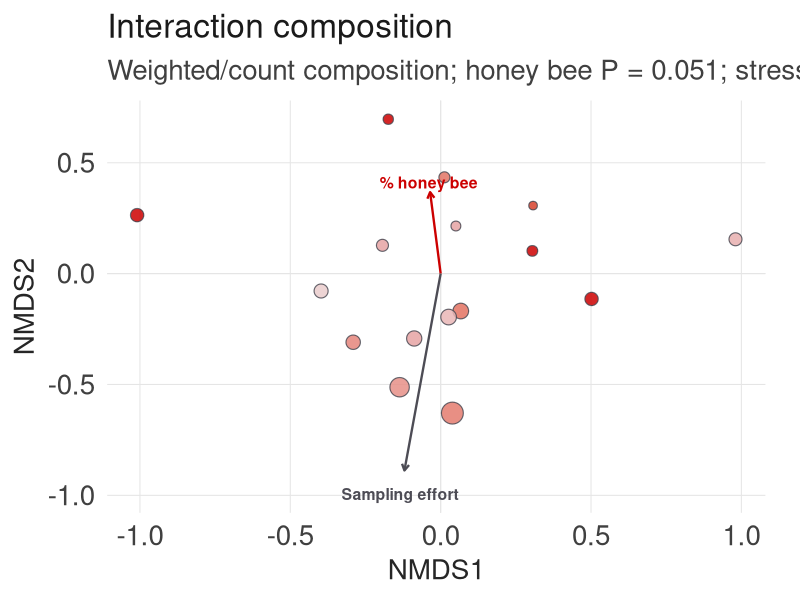
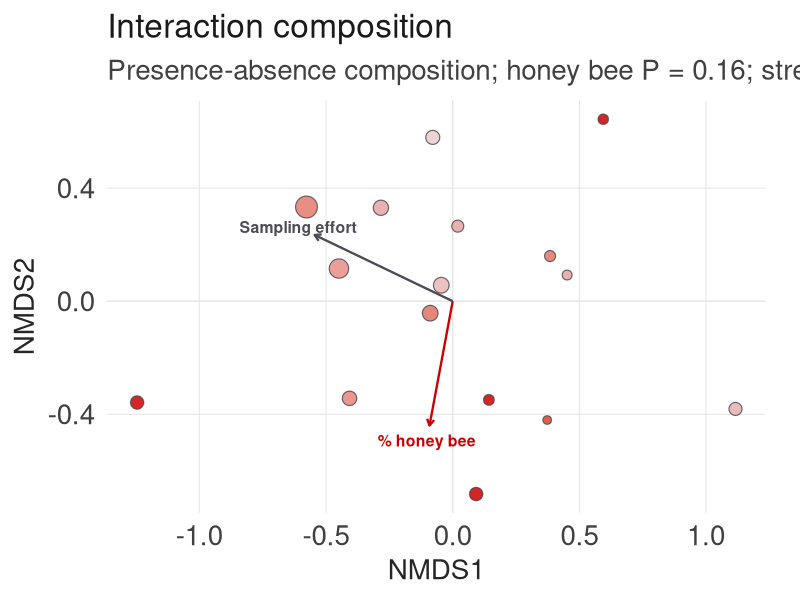
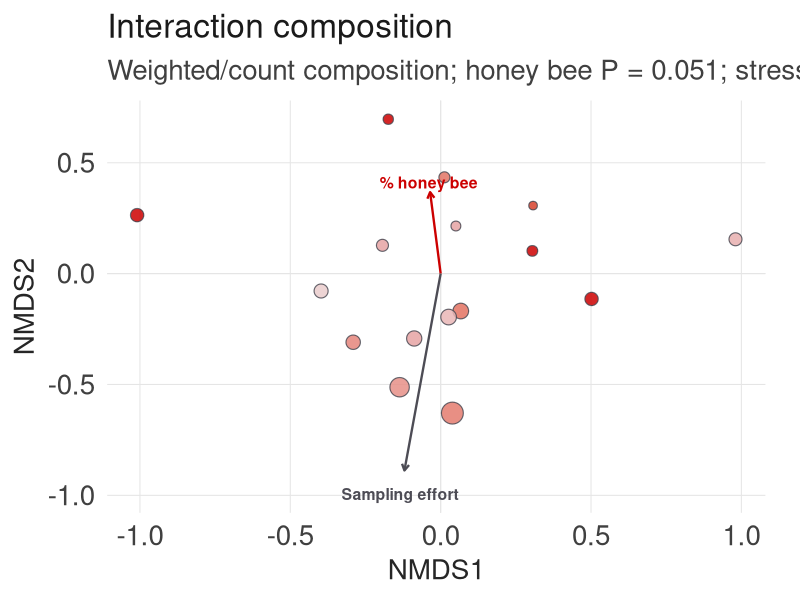
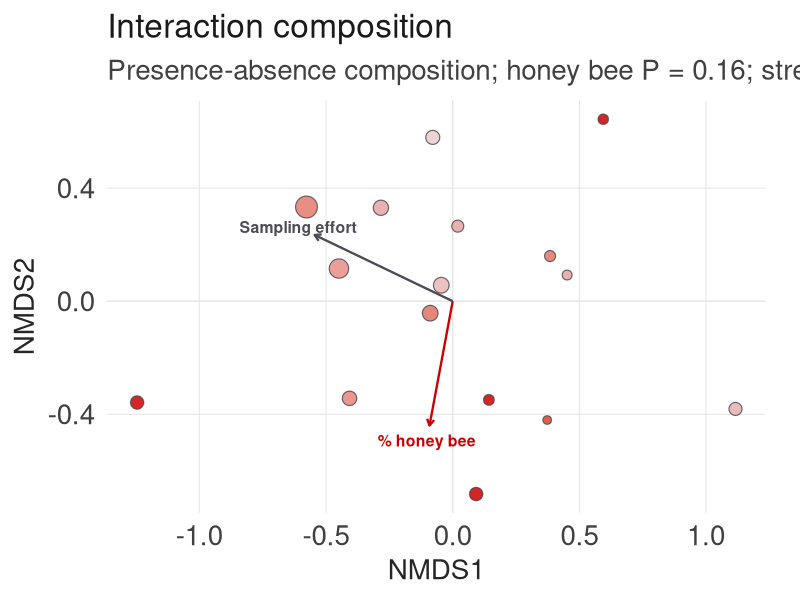

These charts were generated, in order, by the following R code:
# Purpose: Test whether plant-pollinator interaction composition varies
# with park-level honey bee relative abundance.
#
# Question:
#   Do parks with higher Apis mellifera relative abundance have different
#   plant-pollinator interaction composition?
#
# Approach:
#   Treat each plant x pollinator pair as an "interaction species".
#   Build a park x interaction matrix.
#   Test composition using Bray-Curtis dissimilarity and PERMANOVA.
#
# This script runs two versions:
#   1. Weighted/count composition:
#        cells = number of observations of each plant x pollinator interaction
#   2. Binary/presence-absence composition:
#        cells = 1 if interaction was observed in a park, 0 otherwise
#
# Filter:
#   Only parks with at least 10 unique plant-pollinator links are included.
#
# Inputs:
#   ../Data/interactions_data_4_4_2025.csv
#   ../Output/ApisRelAbund.csv
#   ../Output/park_level_network_metrics.csv
#
# Outputs:
#   ../Output/interaction_composition_matrix.csv
#   ../Output/interaction_composition_matrix_filtered_ge10_links_weighted.csv
#   ../Output/interaction_composition_matrix_filtered_ge10_links_binary.csv
#   ../Output/interaction_composition_metadata_filtered_ge10_links.csv
#   ../Output/interaction_composition_permanova_weighted.csv
#   ../Output/interaction_composition_permanova_binary.csv
#   ../Output/interaction_composition_dispersion_test_weighted.txt
#   ../Output/interaction_composition_dispersion_test_binary.txt
#   ../Output/interaction_composition_envfit_weighted.txt
#   ../Output/interaction_composition_envfit_binary.txt
#   ../Output/interaction_composition_envfit_vectors_weighted.csv
#   ../Output/interaction_composition_envfit_vectors_binary.csv
#   ../Output/interaction_composition_nmds_weighted_poster.png
#   ../Output/interaction_composition_nmds_binary_poster.png
#   ../Output/interaction_composition_links_correlated_with_honeybee_weighted.csv
#   ../Output/interaction_composition_links_correlated_with_honeybee_binary.csv

# 0. Packages ####

library(tidyverse)
library(vegan)
library(broom)
library(stringr)

# 0.1 Plot style and colors ####

fau_blue <- "#003366"
fau_red <- "#CC0000"
fau_gray <- "#CCCCCC"
fau_dark_gray <- "#4D4C55"

hb_low <- "#E8E8E8"
hb_mid <- "#E6A3A3"
hb_high <- fau_red
hb_ramp <- c(hb_low, hb_mid, hb_high)

theme_hb <- function(base_size = 15) {
  theme_minimal(base_size = base_size) +
    theme(
      panel.grid.minor = element_blank(),
      panel.grid.major = element_line(color = "grey90", linewidth = 0.35),
      axis.title = element_text(color = "grey15"),
      axis.text = element_text(color = "grey25"),
      plot.title = element_text(face = "bold", color = "grey10"),
      plot.subtitle = element_text(color = "grey25"),
      legend.title = element_text(color = "grey15"),
      legend.text = element_text(color = "grey25")
    )
}

# 1. Read data ####

interactions <- read.csv(
  "../Data/interactions_data_4_4_2025.csv",
  stringsAsFactors = FALSE
)

relabund <- read.csv(
  "../Output/ApisRelAbund.csv",
  stringsAsFactors = FALSE
)

netMets <- read.csv(
  "../Output/park_level_network_metrics.csv",
  stringsAsFactors = FALSE
)

# 2. Define columns ####

park_col <- "Park.name"
plant_genus_col <- "Flower_Genus"
plant_species_col <- "Flower_species"
poll_col <- "Taxon.name"

apis_name <- "Apis mellifera"

# 3. Clean interaction data ####

interactions_clean <- interactions %>%
  filter(
    !is.na(FLW_ID_Conf),
    FLW_ID_Conf != "<80%",
    !is.na(.data[[park_col]]),
    !is.na(.data[[plant_genus_col]]),
    !is.na(.data[[plant_species_col]]),
    !is.na(.data[[poll_col]])
  ) %>%
  mutate(
    across(
      all_of(c(park_col, plant_genus_col, plant_species_col, poll_col)),
      ~ str_squish(as.character(.x))
    )
  ) %>%
  filter(
    .data[[park_col]] != "",
    .data[[plant_genus_col]] != "",
    .data[[plant_species_col]] != "",
    .data[[poll_col]] != ""
  ) %>%
  mutate(
    park_name = .data[[park_col]],
    park_join = str_trim(str_to_lower(park_name)),
    plant_taxon = str_squish(
      paste(.data[[plant_genus_col]], .data[[plant_species_col]])
    ),
    pollinator_taxon = .data[[poll_col]],
    interaction_id = paste(plant_taxon, pollinator_taxon, sep = " __ ")
  )

# Quick check of interaction IDs
interactions_clean %>%
  distinct(interaction_id) %>%
  arrange(interaction_id)

# 4. Build park x interaction matrix ####
# Each column is a plant-pollinator interaction.
# Each row is a park.
# Values are counts of that interaction in that park.

interaction_matrix_df <- interactions_clean %>%
  count(park_join, interaction_id, name = "interaction_count") %>%
  pivot_wider(
    names_from = interaction_id,
    values_from = interaction_count,
    values_fill = 0
  )

interaction_matrix <- interaction_matrix_df %>%
  column_to_rownames("park_join") %>%
  as.matrix()

# Drop parks with zero interactions, just in case
interaction_matrix <- interaction_matrix[
  rowSums(interaction_matrix) > 0,
  ,
  drop = FALSE
]

# Drop interactions occurring in zero parks, just in case
interaction_matrix <- interaction_matrix[
  ,
  colSums(interaction_matrix) > 0,
  drop = FALSE
]

cat("\n--- INTERACTION MATRIX SUMMARY BEFORE PARK FILTER ---\n")
cat("Parks:", nrow(interaction_matrix), "\n")
cat("Unique plant-pollinator interactions:", ncol(interaction_matrix), "\n")

write.csv(
  as.data.frame(interaction_matrix) %>%
    rownames_to_column("park_join"),
  "../Output/interaction_composition_matrix.csv",
  row.names = FALSE
)

# 5. Prepare park-level metadata ####

relabund_clean <- relabund %>%
  mutate(
    park_join = str_trim(str_to_lower(as.character(poly_id))),
    hb_percent = as.numeric(percentageHB),
    hb_raw = hb_percent / 100
  ) %>%
  select(
    park_join,
    n_apidae,
    n_hb,
    hb_percent,
    hb_raw
  )

netMets_clean <- netMets %>%
  mutate(
    park_join = str_trim(str_to_lower(as.character(park_name))),
    interaction_sum = as.numeric(interaction_sum),
    log_interaction_sum = log1p(interaction_sum)
  ) %>%
  select(
    park_join,
    interaction_sum,
    log_interaction_sum,
    n_plants,
    n_pollinators
  )

park_labels <- interactions_clean %>%
  distinct(park_join, park_name)

meta <- tibble(
  park_join = rownames(interaction_matrix)
) %>%
  left_join(park_labels, by = "park_join") %>%
  left_join(relabund_clean, by = "park_join") %>%
  left_join(netMets_clean, by = "park_join")

cat("\n--- METADATA SUMMARY BEFORE PARK FILTER ---\n")
print(
  meta %>%
    summarise(
      n_parks = n(),
      missing_hb = sum(is.na(hb_raw)),
      missing_interaction_sum = sum(is.na(log_interaction_sum))
    )
)

cat("\nParks missing honey bee relative abundance:\n")
print(
  meta %>%
    filter(is.na(hb_raw)) %>%
    select(park_name, park_join)
)

cat("\nParks missing interaction_sum:\n")
print(
  meta %>%
    filter(is.na(log_interaction_sum)) %>%
    select(park_name, park_join)
)

# 6. Filter to sufficiently sampled networks ####
# Keep only parks with at least 10 unique plant-pollinator links.
# Here, links = unique plant x pollinator interaction pairs observed in that park.

park_link_counts <- interactions_clean %>%
  distinct(park_join, interaction_id) %>%
  count(park_join, name = "n_unique_links")

meta <- meta %>%
  left_join(park_link_counts, by = "park_join")

cat("\n--- LINK COUNT SUMMARY ---\n")
print(summary(meta$n_unique_links))

cat("\nParks with fewer than 10 unique links:\n")
print(
  meta %>%
    filter(is.na(n_unique_links) | n_unique_links < 10) %>%
    select(park_name, park_join, n_unique_links, hb_percent, interaction_sum)
)

# 7. Restrict to parks with complete metadata and at least 10 links ####

complete_parks <- meta %>%
  filter(
    !is.na(hb_raw),
    !is.na(log_interaction_sum),
    !is.na(n_unique_links),
    n_unique_links >= 10
  ) %>%
  pull(park_join)

interaction_matrix_complete <- interaction_matrix[
  complete_parks,
  ,
  drop = FALSE
]

meta_complete <- meta %>%
  filter(park_join %in% complete_parks) %>%
  arrange(match(park_join, rownames(interaction_matrix_complete)))

# Confirm row order
stopifnot(all(meta_complete$park_join == rownames(interaction_matrix_complete)))

cat("\n--- COMPLETE DATA FOR COMPOSITION ANALYSIS ---\n")
cat("Parks with >=10 unique links:", nrow(interaction_matrix_complete), "\n")
cat("Interactions before dropping absent columns:", ncol(interaction_matrix_complete), "\n")

# 8. Remove interactions absent after park filtering ####

interaction_matrix_complete <- interaction_matrix_complete[
  ,
  colSums(interaction_matrix_complete) > 0,
  drop = FALSE
]

cat("Interactions after dropping absent columns:", ncol(interaction_matrix_complete), "\n")

# Weighted/count matrix
interaction_matrix_weighted <- interaction_matrix_complete

# Binary/presence-absence matrix
interaction_matrix_binary <- (interaction_matrix_complete > 0) * 1

write.csv(
  as.data.frame(interaction_matrix_weighted) %>%
    rownames_to_column("park_join"),
  "../Output/interaction_composition_matrix_filtered_ge10_links_weighted.csv",
  row.names = FALSE
)

write.csv(
  as.data.frame(interaction_matrix_binary) %>%
    rownames_to_column("park_join"),
  "../Output/interaction_composition_matrix_filtered_ge10_links_binary.csv",
  row.names = FALSE
)

write.csv(
  meta_complete,
  "../Output/interaction_composition_metadata_filtered_ge10_links.csv",
  row.names = FALSE
)

# 9. Helper function to run composition analysis ####

run_interaction_composition_analysis <- function(
    matrix_input,
    meta_input,
    analysis_label = "weighted",
    matrix_type_label = "Weighted interaction composition"
) {
  
  cat("\n========================================\n")
  cat("RUNNING ANALYSIS:", analysis_label, "\n")
  cat("========================================\n")
  
  # 9.1 PERMANOVA ####
  
  set.seed(123)
  
  permanova_interactions <- vegan::adonis2(
    matrix_input ~ hb_raw + log_interaction_sum,
    data = meta_input,
    method = "bray",
    permutations = 999,
    by = "margin"
  )
  
  permanova_results <- as.data.frame(permanova_interactions) %>%
    rownames_to_column("term")
  
  cat("\n--- PERMANOVA:", analysis_label, "---\n")
  print(permanova_results)
  
  write.csv(
    permanova_results,
    paste0("../Output/interaction_composition_permanova_", analysis_label, ".csv"),
    row.names = FALSE
  )
  
  # Extract honey bee PERMANOVA P-value if available
  hb_p <- permanova_results %>%
    filter(term == "hb_raw") %>%
    pull(`Pr(>F)`)
  
  if (length(hb_p) == 0) {
    hb_p <- NA_real_
  }
  
  # 9.2 Dispersion check ####
  
  meta_for_disp <- meta_input %>%
    mutate(
      hb_group = if_else(
        hb_raw >= median(hb_raw, na.rm = TRUE),
        "High honey bee",
        "Low honey bee"
      ),
      hb_group = factor(
        hb_group,
        levels = c("Low honey bee", "High honey bee")
      )
    )
  
  bray_dist <- vegdist(matrix_input, method = "bray")
  
  disp <- betadisper(bray_dist, meta_for_disp$hb_group)
  disp_test <- permutest(disp, permutations = 999)
  
  cat("\n--- DISPERSION TEST:", analysis_label, "---\n")
  print(disp_test)
  
  capture.output(
    disp_test,
    file = paste0("../Output/interaction_composition_dispersion_test_", analysis_label, ".txt")
  )
  
  # 9.3 NMDS ordination ####
  
  set.seed(123)
  
  nmds <- metaMDS(
    matrix_input,
    distance = "bray",
    k = 2,
    trymax = 100,
    autotransform = FALSE,
    trace = FALSE
  )
  
  cat("\n--- NMDS STRESS:", analysis_label, "---\n")
  print(nmds$stress)
  
  nmds_scores <- as.data.frame(scores(nmds, display = "sites")) %>%
    rownames_to_column("park_join") %>%
    left_join(meta_for_disp, by = "park_join")
  
  # 9.4 Envfit vectors ####
  
  envfit_hb <- envfit(
    nmds,
    meta_for_disp %>%
      select(hb_raw, log_interaction_sum),
    permutations = 999
  )
  
  cat("\n--- ENVFIT:", analysis_label, "---\n")
  print(envfit_hb)
  
  capture.output(
    envfit_hb,
    file = paste0("../Output/interaction_composition_envfit_", analysis_label, ".txt")
  )
  
  envfit_vectors <- as.data.frame(scores(envfit_hb, display = "vectors")) %>%
    rownames_to_column("variable") %>%
    mutate(
      r2 = envfit_hb$vectors$r,
      p.value = envfit_hb$vectors$pvals,
      label = case_when(
        variable == "hb_raw" ~ "% honey bee",
        variable == "log_interaction_sum" ~ "Sampling effort",
        TRUE ~ variable
      )
    )
  
  arrow_scale <- 0.75 * min(
    diff(range(nmds_scores$NMDS1, na.rm = TRUE)),
    diff(range(nmds_scores$NMDS2, na.rm = TRUE))
  )
  
  envfit_vectors <- envfit_vectors %>%
    mutate(
      NMDS1_end = NMDS1 * arrow_scale,
      NMDS2_end = NMDS2 * arrow_scale,
      label_x = NMDS1_end * 1.12,
      label_y = NMDS2_end * 1.12,
      arrow_color = case_when(
        label == "% honey bee" ~ fau_red,
        label == "Sampling effort" ~ fau_dark_gray,
        TRUE ~ fau_dark_gray
      )
    )
  
  print(envfit_vectors)
  
  write.csv(
    envfit_vectors,
    paste0("../Output/interaction_composition_envfit_vectors_", analysis_label, ".csv"),
    row.names = FALSE
  )
  
  # 9.5 Poster NMDS plot ####
  
  nmds_plot <- ggplot(
    nmds_scores,
    aes(x = NMDS1, y = NMDS2)
  ) +
    geom_hline(
      yintercept = 0,
      color = "grey90",
      linewidth = 0.35
    ) +
    geom_vline(
      xintercept = 0,
      color = "grey90",
      linewidth = 0.35
    ) +
    geom_point(
      aes(
        fill = hb_percent,
        size = interaction_sum
      ),
      shape = 21,
      color = fau_dark_gray,
      stroke = 0.6,
      alpha = 0.85
    ) +
    geom_segment(
      data = envfit_vectors,
      aes(
        x = 0,
        y = 0,
        xend = NMDS1_end,
        yend = NMDS2_end,
        color = label
      ),
      inherit.aes = FALSE,
      arrow = arrow(length = unit(0.18, "cm")),
      linewidth = 0.8
    ) +
    geom_text(
      data = envfit_vectors,
      aes(
        x = label_x,
        y = label_y,
        label = label,
        color = label
      ),
      inherit.aes = FALSE,
      fontface = "bold",
      size = 4
    ) +
    scale_color_manual(
      values = c(
        "% honey bee" = fau_red,
        "Sampling effort" = fau_dark_gray
      ),
      guide = "none"
    ) +
    scale_fill_gradientn(
      colors = hb_ramp,
      limits = c(0, 100),
      guide = "none"
    ) +
    scale_size_continuous(
      range = c(2.5, 7),
      guide = "none"
    ) +
    labs(
      title = "Interaction composition",
      subtitle = paste0(
        matrix_type_label,
        "; honey bee P = ",
        signif(hb_p, 2),
        "; stress = ",
        round(nmds$stress, 2)
      ),
      x = "NMDS1",
      y = "NMDS2"
    ) +
    theme_hb(base_size = 20) +
    theme(
      legend.position = "none",
      plot.title = element_text(size = 24, face = "plain"),
      plot.subtitle = element_text(size = 20),
      axis.title = element_text(size = 20),
      axis.text = element_text(size = 20),
      panel.grid.minor = element_blank(),
      plot.margin = margin(10, 25, 10, 10)
    )
  
  print(nmds_plot)
  
  ggsave(
    paste0("../Output/interaction_composition_nmds_", analysis_label, "_poster.png"),
    nmds_plot,
    width = 7.5,
    height = 6,
    units = "in",
    dpi = 300,
    bg = "white"
  )
  
  # 9.6 Exploratory interaction-level correlations ####
  
  interaction_correlations <- map_dfr(
    colnames(matrix_input),
    function(interaction_id) {
      x <- matrix_input[, interaction_id]
      
      if (sd(x, na.rm = TRUE) == 0) {
        return(tibble())
      }
      
      ct <- suppressWarnings(
        cor.test(x, meta_for_disp$hb_raw, method = "spearman")
      )
      
      tibble(
        interaction_id = interaction_id,
        rho = unname(ct$estimate),
        p.value = ct$p.value,
        total_count_or_presence = sum(x),
        n_parks_present = sum(x > 0)
      )
    }
  ) %>%
    separate(
      interaction_id,
      into = c("plant_taxon", "pollinator_taxon"),
      sep = " __ ",
      remove = FALSE
    ) %>%
    mutate(
      p_adj_fdr = p.adjust(p.value, method = "fdr")
    ) %>%
    arrange(p.value)
  
  write.csv(
    interaction_correlations,
    paste0("../Output/interaction_composition_links_correlated_with_honeybee_", analysis_label, ".csv"),
    row.names = FALSE
  )
  
  cat("\n--- TOP INTERACTIONS ASSOCIATED WITH HONEY BEE RELATIVE ABUNDANCE:", analysis_label, "---\n")
  print(interaction_correlations %>% slice_head(n = 20))
  
  # Return objects in case you want to inspect them interactively
  return(
    list(
      permanova = permanova_results,
      dispersion = disp_test,
      nmds = nmds,
      nmds_scores = nmds_scores,
      envfit = envfit_hb,
      envfit_vectors = envfit_vectors,
      plot = nmds_plot,
      interaction_correlations = interaction_correlations
    )
  )
}

# 10. Run weighted/count analysis ####
# This asks whether parks differ in the composition and relative frequency
# of plant-pollinator interactions.

weighted_results <- run_interaction_composition_analysis(
  matrix_input = interaction_matrix_weighted,
  meta_input = meta_complete,
  analysis_label = "weighted",
  matrix_type_label = "Weighted/count composition"
)

# 11. Run binary/presence-absence analysis ####
# This asks whether parks differ in which interaction links are present,
# ignoring how frequently each link was observed.

binary_results <- run_interaction_composition_analysis(
  matrix_input = interaction_matrix_binary,
  meta_input = meta_complete,
  analysis_label = "binary",
  matrix_type_label = "Presence-absence composition"
)

# 12. Print brief comparison ####

cat("\n========================================\n")
cat("WEIGHTED VS BINARY SUMMARY\n")
cat("========================================\n")

cat("\nWeighted PERMANOVA:\n")
print(weighted_results$permanova)

cat("\nBinary PERMANOVA:\n")
print(binary_results$permanova)

cat("\nWeighted NMDS stress:", weighted_results$nmds$stress, "\n")
cat("Binary NMDS stress  :", binary_results$nmds$stress, "\n")
